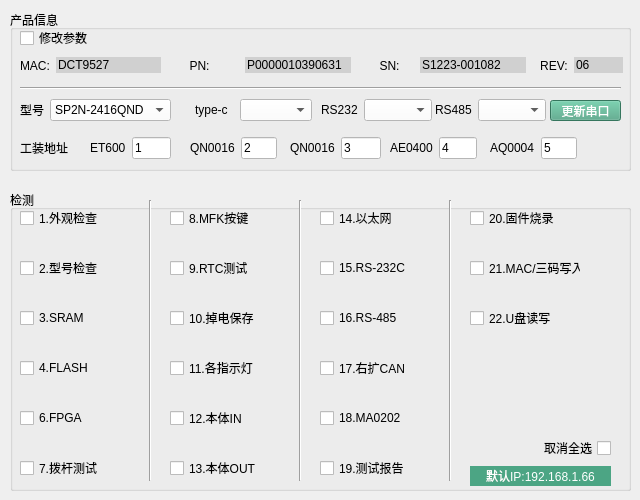
   <widget class="QWidget" name="tab_4">
    <attribute name="title">
     <string>CPU</string>
    </attribute>
    <widget class="QGroupBox" name="groupBox_18">
     <property name="geometry">
      <rect>
       <x>10</x>
       <y>10</y>
       <width>621</width>
       <height>161</height>
      </rect>
     </property>
     <property name="title">
      <string>产品信息</string>
     </property>
     <widget class="QWidget" name="layoutWidget_20">
      <property name="geometry">
       <rect>
        <x>530</x>
        <y>40</y>
        <width>83</width>
        <height>31</height>
       </rect>
      </property>
      <layout class="QHBoxLayout" name="horizontalLayout_30">
       <item>
        <widget class="QLabel" name="label_56">
         <property name="styleSheet">
          <string notr="true">font: 87 12pt &quot;Arial Black&quot;;
</string>
         </property>
         <property name="text">
          <string>REV:</string>
         </property>
         <property name="alignment">
          <set>Qt::AlignCenter</set>
         </property>
        </widget>
       </item>
       <item alignment="Qt::AlignHCenter|Qt::AlignVCenter">
        <widget class="QLineEdit" name="lineEdit_32">
         <property name="styleSheet">
          <string notr="true">background-color: rgb(208, 208, 208);
font: 87 11pt &quot;Arial Black&quot;;
border: none;</string>
         </property>
         <property name="text">
          <string>06</string>
         </property>
        </widget>
       </item>
      </layout>
     </widget>
     <widget class="QWidget" name="layoutWidget_21">
      <property name="geometry">
       <rect>
        <x>355</x>
        <y>40</y>
        <width>161</width>
        <height>31</height>
       </rect>
      </property>
      <layout class="QHBoxLayout" name="horizontalLayout_31">
       <item>
        <widget class="QLabel" name="label_57">
         <property name="styleSheet">
          <string notr="true">font: 87 12pt &quot;Arial Black&quot;;
</string>
         </property>
         <property name="text">
          <string>SN:</string>
         </property>
         <property name="alignment">
          <set>Qt::AlignCenter</set>
         </property>
        </widget>
       </item>
       <item alignment="Qt::AlignHCenter|Qt::AlignVCenter">
        <widget class="QLineEdit" name="lineEdit_31">
         <property name="styleSheet">
          <string notr="true">background-color: rgb(208, 208, 208);
font: 87 11pt &quot;Arial Black&quot;;
border: none;
</string>
         </property>
         <property name="text">
          <string>S1223-001082</string>
         </property>
        </widget>
       </item>
      </layout>
     </widget>
     <widget class="QWidget" name="layoutWidget_22">
      <property name="geometry">
       <rect>
        <x>150</x>
        <y>40</y>
        <width>191</width>
        <height>31</height>
       </rect>
      </property>
      <layout class="QHBoxLayout" name="horizontalLayout_32">
       <item>
        <widget class="QLabel" name="label_58">
         <property name="styleSheet">
          <string notr="true">font: 87 12pt &quot;Arial Black&quot;;
</string>
         </property>
         <property name="text">
          <string>PN:</string>
         </property>
         <property name="alignment">
          <set>Qt::AlignCenter</set>
         </property>
        </widget>
       </item>
       <item alignment="Qt::AlignHCenter|Qt::AlignVCenter">
        <widget class="QLineEdit" name="lineEdit_30">
         <property name="styleSheet">
          <string notr="true">background-color: rgb(208, 208, 208);
font: 87 11pt &quot;Arial Black&quot;;
border: none;</string>
         </property>
         <property name="text">
          <string>P0000010390631</string>
         </property>
        </widget>
       </item>
      </layout>
     </widget>
     <widget class="QWidget" name="layoutWidget_23">
      <property name="geometry">
       <rect>
        <x>10</x>
        <y>85</y>
        <width>151</width>
        <height>30</height>
       </rect>
      </property>
      <layout class="QHBoxLayout" name="horizontalLayout_33">
       <item>
        <widget class="QLabel" name="label_59">
         <property name="text">
          <string>型号</string>
         </property>
        </widget>
       </item>
       <item>
        <widget class="QComboBox" name="comboBox_20">
         <property name="styleSheet">
          <string notr="true">background-color: rgb(255, 255, 255);</string>
         </property>
         <item>
          <property name="text">
           <string>SP2N-2416QND</string>
          </property>
         </item>
        </widget>
       </item>
      </layout>
     </widget>
     <widget class="QWidget" name="layoutWidget_24">
      <property name="geometry">
       <rect>
        <x>311</x>
        <y>85</y>
        <width>111</width>
        <height>30</height>
       </rect>
      </property>
      <layout class="QHBoxLayout" name="horizontalLayout_34">
       <item alignment="Qt::AlignHCenter">
        <widget class="QLabel" name="label_60">
         <property name="text">
          <string>RS232</string>
         </property>
        </widget>
       </item>
       <item>
        <widget class="QComboBox" name="comboBox_21">
         <property name="styleSheet">
          <string notr="true">background-color: rgb(255, 255, 255);</string>
         </property>
        </widget>
       </item>
      </layout>
     </widget>
     <widget class="QWidget" name="layoutWidget_25">
      <property name="geometry">
       <rect>
        <x>425</x>
        <y>85</y>
        <width>111</width>
        <height>30</height>
       </rect>
      </property>
      <layout class="QHBoxLayout" name="horizontalLayout_37">
       <item alignment="Qt::AlignHCenter">
        <widget class="QLabel" name="label_64">
         <property name="text">
          <string>RS485</string>
         </property>
        </widget>
       </item>
       <item>
        <widget class="QComboBox" name="comboBox_22">
         <property name="styleSheet">
          <string notr="true">background-color: rgb(255, 255, 255);</string>
         </property>
        </widget>
       </item>
      </layout>
     </widget>
     <widget class="QWidget" name="layoutWidget_3">
      <property name="geometry">
       <rect>
        <x>80</x>
        <y>123</y>
        <width>81</width>
        <height>30</height>
       </rect>
      </property>
      <layout class="QHBoxLayout" name="horizontalLayout_8">
       <item>
        <widget class="QLabel" name="label_67">
         <property name="text">
          <string>ET600</string>
         </property>
        </widget>
       </item>
       <item>
        <widget class="QLineEdit" name="lineEdit_34">
         <property name="styleSheet">
          <string notr="true">background-color: rgb(255, 255, 255);</string>
         </property>
         <property name="text">
          <string>1</string>
         </property>
        </widget>
       </item>
      </layout>
     </widget>
     <widget class="QWidget" name="layoutWidget_4">
      <property name="geometry">
       <rect>
        <x>180</x>
        <y>123</y>
        <width>87</width>
        <height>30</height>
       </rect>
      </property>
      <layout class="QHBoxLayout" name="horizontalLayout_9">
       <item>
        <widget class="QLabel" name="label_68">
         <property name="text">
          <string>QN0016</string>
         </property>
        </widget>
       </item>
       <item>
        <widget class="QLineEdit" name="lineEdit_35">
         <property name="styleSheet">
          <string notr="true">background-color: rgb(255, 255, 255);</string>
         </property>
         <property name="text">
          <string>2</string>
         </property>
        </widget>
       </item>
      </layout>
     </widget>
     <widget class="QWidget" name="layoutWidget_5">
      <property name="geometry">
       <rect>
        <x>280</x>
        <y>123</y>
        <width>91</width>
        <height>30</height>
       </rect>
      </property>
      <layout class="QHBoxLayout" name="horizontalLayout_10">
       <item>
        <widget class="QLabel" name="label_69">
         <property name="text">
          <string>QN0016</string>
         </property>
        </widget>
       </item>
       <item>
        <widget class="QLineEdit" name="lineEdit_36">
         <property name="styleSheet">
          <string notr="true">background-color: rgb(255, 255, 255);</string>
         </property>
         <property name="text">
          <string>3</string>
         </property>
        </widget>
       </item>
      </layout>
     </widget>
     <widget class="QWidget" name="layoutWidget_6">
      <property name="geometry">
       <rect>
        <x>380</x>
        <y>123</y>
        <width>87</width>
        <height>30</height>
       </rect>
      </property>
      <layout class="QHBoxLayout" name="horizontalLayout_14">
       <item>
        <widget class="QLabel" name="label_70">
         <property name="text">
          <string>AE0400</string>
         </property>
        </widget>
       </item>
       <item>
        <widget class="QLineEdit" name="lineEdit_37">
         <property name="styleSheet">
          <string notr="true">background-color: rgb(255, 255, 255);</string>
         </property>
         <property name="text">
          <string>4</string>
         </property>
        </widget>
       </item>
      </layout>
     </widget>
     <widget class="QWidget" name="layoutWidget_8">
      <property name="geometry">
       <rect>
        <x>480</x>
        <y>123</y>
        <width>87</width>
        <height>30</height>
       </rect>
      </property>
      <layout class="QHBoxLayout" name="horizontalLayout_40">
       <item>
        <widget class="QLabel" name="label_71">
         <property name="text">
          <string>AQ0004</string>
         </property>
        </widget>
       </item>
       <item>
        <widget class="QLineEdit" name="lineEdit_38">
         <property name="styleSheet">
          <string notr="true">background-color: rgb(255, 255, 255);</string>
         </property>
         <property name="text">
          <string>5</string>
         </property>
        </widget>
       </item>
      </layout>
     </widget>
     <widget class="QCheckBox" name="checkBox_71">
      <property name="geometry">
       <rect>
        <x>10</x>
        <y>20</y>
        <width>71</width>
        <height>16</height>
       </rect>
      </property>
      <property name="text">
       <string>修改参数</string>
      </property>
     </widget>
     <widget class="QPushButton" name="pushButton_renewSerial">
      <property name="geometry">
       <rect>
        <x>540</x>
        <y>90</y>
        <width>71</width>
        <height>21</height>
       </rect>
      </property>
      <property name="styleSheet">
       <string notr="true">background-color: rgb(126, 126, 126);
color: rgb(255, 255, 255);
background-color: rgb(76, 165, 132);</string>
      </property>
      <property name="text">
       <string>更新串口</string>
      </property>
     </widget>
     <widget class="QWidget" name="layoutWidget_26">
      <property name="geometry">
       <rect>
        <x>185</x>
        <y>85</y>
        <width>117</width>
        <height>30</height>
       </rect>
      </property>
      <layout class="QHBoxLayout" name="horizontalLayout_39">
       <item>
        <widget class="QLabel" name="label_66">
         <property name="text">
          <string>type-c</string>
         </property>
        </widget>
       </item>
       <item>
        <widget class="QComboBox" name="comboBox_23">
         <property name="styleSheet">
          <string notr="true">background-color: rgb(255, 255, 255);</string>
         </property>
        </widget>
       </item>
      </layout>
     </widget>
     <widget class="QLabel" name="label_90">
      <property name="geometry">
       <rect>
        <x>10</x>
        <y>124</y>
        <width>61</width>
        <height>28</height>
       </rect>
      </property>
      <property name="text">
       <string>工装地址</string>
      </property>
     </widget>
     <widget class="Line" name="line_5">
      <property name="geometry">
       <rect>
        <x>10</x>
        <y>68</y>
        <width>601</width>
        <height>20</height>
       </rect>
      </property>
      <property name="orientation">
       <enum>Qt::Horizontal</enum>
      </property>
     </widget>
     <widget class="QWidget" name="layoutWidget">
      <property name="geometry">
       <rect>
        <x>10</x>
        <y>40</y>
        <width>141</width>
        <height>31</height>
       </rect>
      </property>
      <layout class="QHBoxLayout" name="horizontalLayout_7">
       <item>
        <widget class="QLabel" name="label_61">
         <property name="styleSheet">
          <string notr="true">font: 87 12pt &quot;Arial Black&quot;;
</string>
         </property>
         <property name="text">
          <string>MAC:</string>
         </property>
        </widget>
       </item>
       <item>
        <widget class="QLineEdit" name="lineEdit_33">
         <property name="styleSheet">
          <string notr="true">background-color: rgb(208, 208, 208);
font: 87 11pt &quot;Arial Black&quot;;
border: none;</string>
         </property>
         <property name="text">
          <string>DCT9527</string>
         </property>
        </widget>
       </item>
      </layout>
     </widget>
     <zorder>layoutWidget</zorder>
     <zorder>line_5</zorder>
     <zorder>layoutWidget_20</zorder>
     <zorder>layoutWidget_21</zorder>
     <zorder>layoutWidget_22</zorder>
     <zorder>layoutWidget_23</zorder>
     <zorder>layoutWidget_24</zorder>
     <zorder>layoutWidget_25</zorder>
     <zorder>layoutWidget_3</zorder>
     <zorder>layoutWidget_4</zorder>
     <zorder>layoutWidget_5</zorder>
     <zorder>layoutWidget_6</zorder>
     <zorder>layoutWidget_8</zorder>
     <zorder>checkBox_71</zorder>
     <zorder>pushButton_renewSerial</zorder>
     <zorder>layoutWidget_26</zorder>
     <zorder>label_90</zorder>
    </widget>
    <widget class="QGroupBox" name="groupBox_19">
     <property name="geometry">
      <rect>
       <x>10</x>
       <y>190</y>
       <width>621</width>
       <height>301</height>
      </rect>
     </property>
     <property name="title">
      <string>检测</string>
     </property>
     <widget class="QCheckBox" name="checkBox_53">
      <property name="geometry">
       <rect>
        <x>10</x>
        <y>170</y>
        <width>101</width>
        <height>16</height>
       </rect>
      </property>
      <property name="text">
       <string>4.FLASH</string>
      </property>
     </widget>
     <widget class="QCheckBox" name="checkBox_69">
      <property name="geometry">
       <rect>
        <x>460</x>
        <y>20</y>
        <width>101</width>
        <height>16</height>
       </rect>
      </property>
      <property name="text">
       <string>20.固件烧录</string>
      </property>
     </widget>
     <widget class="QCheckBox" name="checkBox_56">
      <property name="geometry">
       <rect>
        <x>10</x>
        <y>270</y>
        <width>101</width>
        <height>16</height>
       </rect>
      </property>
      <property name="text">
       <string>7.拨杆测试</string>
      </property>
     </widget>
     <widget class="QCheckBox" name="checkBox_55">
      <property name="geometry">
       <rect>
        <x>10</x>
        <y>220</y>
        <width>101</width>
        <height>16</height>
       </rect>
      </property>
      <property name="text">
       <string>6.FPGA</string>
      </property>
     </widget>
     <widget class="QCheckBox" name="checkBox_57">
      <property name="geometry">
       <rect>
        <x>160</x>
        <y>20</y>
        <width>101</width>
        <height>16</height>
       </rect>
      </property>
      <property name="text">
       <string>8.MFK按键</string>
      </property>
     </widget>
     <widget class="QCheckBox" name="checkBox_58">
      <property name="geometry">
       <rect>
        <x>160</x>
        <y>70</y>
        <width>101</width>
        <height>16</height>
       </rect>
      </property>
      <property name="text">
       <string>9.RTC测试</string>
      </property>
     </widget>
     <widget class="QCheckBox" name="checkBox_60">
      <property name="geometry">
       <rect>
        <x>160</x>
        <y>170</y>
        <width>101</width>
        <height>16</height>
       </rect>
      </property>
      <property name="text">
       <string>11.各指示灯</string>
      </property>
     </widget>
     <widget class="QCheckBox" name="checkBox_59">
      <property name="geometry">
       <rect>
        <x>160</x>
        <y>120</y>
        <width>101</width>
        <height>16</height>
       </rect>
      </property>
      <property name="text">
       <string>10.掉电保存</string>
      </property>
     </widget>
     <widget class="QCheckBox" name="checkBox_61">
      <property name="geometry">
       <rect>
        <x>160</x>
        <y>220</y>
        <width>101</width>
        <height>16</height>
       </rect>
      </property>
      <property name="text">
       <string>12.本体IN</string>
      </property>
     </widget>
     <widget class="QCheckBox" name="checkBox_62">
      <property name="geometry">
       <rect>
        <x>160</x>
        <y>270</y>
        <width>101</width>
        <height>16</height>
       </rect>
      </property>
      <property name="text">
       <string>13.本体OUT</string>
      </property>
     </widget>
     <widget class="QCheckBox" name="checkBox_64">
      <property name="geometry">
       <rect>
        <x>310</x>
        <y>70</y>
        <width>101</width>
        <height>16</height>
       </rect>
      </property>
      <property name="text">
       <string>15.RS-232C</string>
      </property>
     </widget>
     <widget class="QCheckBox" name="checkBox_63">
      <property name="geometry">
       <rect>
        <x>310</x>
        <y>20</y>
        <width>101</width>
        <height>16</height>
       </rect>
      </property>
      <property name="text">
       <string>14.以太网</string>
      </property>
     </widget>
     <widget class="QCheckBox" name="checkBox_65">
      <property name="geometry">
       <rect>
        <x>310</x>
        <y>120</y>
        <width>101</width>
        <height>16</height>
       </rect>
      </property>
      <property name="text">
       <string>16.RS-485</string>
      </property>
     </widget>
     <widget class="QCheckBox" name="checkBox_66">
      <property name="geometry">
       <rect>
        <x>310</x>
        <y>170</y>
        <width>101</width>
        <height>16</height>
       </rect>
      </property>
      <property name="text">
       <string>17.右扩CAN</string>
      </property>
     </widget>
     <widget class="QCheckBox" name="checkBox_68">
      <property name="geometry">
       <rect>
        <x>310</x>
        <y>270</y>
        <width>101</width>
        <height>16</height>
       </rect>
      </property>
      <property name="text">
       <string>19.测试报告</string>
      </property>
     </widget>
     <widget class="QCheckBox" name="checkBox_67">
      <property name="geometry">
       <rect>
        <x>310</x>
        <y>220</y>
        <width>101</width>
        <height>16</height>
       </rect>
      </property>
      <property name="text">
       <string>18.MA0202</string>
      </property>
     </widget>
     <widget class="QCheckBox" name="checkBox_50">
      <property name="geometry">
       <rect>
        <x>10</x>
        <y>20</y>
        <width>101</width>
        <height>16</height>
       </rect>
      </property>
      <property name="text">
       <string>1.外观检查</string>
      </property>
     </widget>
     <widget class="QCheckBox" name="checkBox_54">
      <property name="geometry">
       <rect>
        <x>460</x>
        <y>70</y>
        <width>111</width>
        <height>16</height>
       </rect>
      </property>
      <property name="text">
       <string>21.MAC/三码写入</string>
      </property>
     </widget>
     <widget class="QLabel" name="label_14">
      <property name="geometry">
       <rect>
        <x>460</x>
        <y>276</y>
        <width>141</width>
        <height>20</height>
       </rect>
      </property>
      <property name="styleSheet">
       <string notr="true">background-color: rgb(126, 126, 126);
color: rgb(255, 255, 255);
background-color: rgb(76, 165, 132);</string>
      </property>
      <property name="text">
       <string>默认IP:192.168.1.66</string>
      </property>
      <property name="alignment">
       <set>Qt::AlignCenter</set>
      </property>
     </widget>
     <widget class="Line" name="line_6">
      <property name="geometry">
       <rect>
        <x>130</x>
        <y>10</y>
        <width>21</width>
        <height>281</height>
       </rect>
      </property>
      <property name="orientation">
       <enum>Qt::Vertical</enum>
      </property>
     </widget>
     <widget class="Line" name="line_9">
      <property name="geometry">
       <rect>
        <x>280</x>
        <y>10</y>
        <width>21</width>
        <height>281</height>
       </rect>
      </property>
      <property name="orientation">
       <enum>Qt::Vertical</enum>
      </property>
     </widget>
     <widget class="Line" name="line_10">
      <property name="geometry">
       <rect>
        <x>430</x>
        <y>10</y>
        <width>21</width>
        <height>281</height>
       </rect>
      </property>
      <property name="orientation">
       <enum>Qt::Vertical</enum>
      </property>
     </widget>
     <widget class="QCheckBox" name="checkBox_72">
      <property name="geometry">
       <rect>
        <x>460</x>
        <y>120</y>
        <width>101</width>
        <height>16</height>
       </rect>
      </property>
      <property name="text">
       <string>22.U盘读写</string>
      </property>
     </widget>
     <widget class="QCheckBox" name="checkBox_51">
      <property name="geometry">
       <rect>
        <x>10</x>
        <y>70</y>
        <width>101</width>
        <height>16</height>
       </rect>
      </property>
      <property name="text">
       <string>2.型号检查</string>
      </property>
     </widget>
     <widget class="QCheckBox" name="checkBox_52">
      <property name="geometry">
       <rect>
        <x>10</x>
        <y>120</y>
        <width>101</width>
        <height>16</height>
       </rect>
      </property>
      <property name="text">
       <string>3.SRAM</string>
      </property>
     </widget>
     <widget class="QCheckBox" name="checkBox_73">
      <property name="geometry">
       <rect>
        <x>530</x>
        <y>250</y>
        <width>71</width>
        <height>16</height>
       </rect>
      </property>
      <property name="layoutDirection">
       <enum>Qt::RightToLeft</enum>
      </property>
      <property name="text">
       <string>取消全选</string>
      </property>
     </widget>
    </widget>
   </widget>
